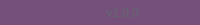
              <widget class="QFrame" name="frame_grip">
               <property name="minimumSize">
                <size>
                 <width>0</width>
                 <height>25</height>
                </size>
               </property>
               <property name="maximumSize">
                <size>
                 <width>16777215</width>
                 <height>25</height>
                </size>
               </property>
               <property name="styleSheet">
                <string notr="true">background-color: rgb(117, 80, 123);</string>
               </property>
               <property name="frameShape">
                <enum>QFrame::NoFrame</enum>
               </property>
               <property name="frameShadow">
                <enum>QFrame::Raised</enum>
               </property>
               <layout class="QHBoxLayout" name="horizontalLayout_6">
                <property name="spacing">
                 <number>0</number>
                </property>
                <property name="leftMargin">
                 <number>0</number>
                </property>
                <property name="topMargin">
                 <number>0</number>
                </property>
                <property name="rightMargin">
                 <number>2</number>
                </property>
                <property name="bottomMargin">
                 <number>0</number>
                </property>
                <item>
                 <widget class="QFrame" name="frame_label_bottom">
                  <property name="frameShape">
                   <enum>QFrame::NoFrame</enum>
                  </property>
                  <property name="frameShadow">
                   <enum>QFrame::Raised</enum>
                  </property>
                  <layout class="QHBoxLayout" name="horizontalLayout_7">
                   <property name="spacing">
                    <number>0</number>
                   </property>
                   <property name="leftMargin">
                    <number>10</number>
                   </property>
                   <property name="topMargin">
                    <number>0</number>
                   </property>
                   <property name="rightMargin">
                    <number>10</number>
                   </property>
                   <property name="bottomMargin">
                    <number>0</number>
                   </property>
                   <item>
                    <widget class="QLabel" name="label_version">
                     <property name="maximumSize">
                      <size>
                       <width>100</width>
                       <height>16777215</height>
                      </size>
                     </property>
                     <property name="font">
                      <font>
                       <family>Segoe UI</family>
                      </font>
                     </property>
                     <property name="styleSheet">
                      <string notr="true">color: rgb(98, 103, 111);</string>
                     </property>
                     <property name="text">
                      <string>v1.0.0</string>
                     </property>
                     <property name="alignment">
                      <set>Qt::AlignRight|Qt::AlignTrailing|Qt::AlignVCenter</set>
                     </property>
                    </widget>
                   </item>
                  </layout>
                 </widget>
                </item>
                <item>
                 <widget class="QFrame" name="frame_size_grip">
                  <property name="maximumSize">
                   <size>
                    <width>20</width>
                    <height>20</height>
                   </size>
                  </property>
                  <property name="styleSheet">
                   <string notr="true">QSizeGrip {
	background-image: url(:/16x16/icons/16x16/cil-size-grip.png);
	background-position: center;
	background-repeat: no-reperat;
}</string>
                  </property>
                  <property name="frameShape">
                   <enum>QFrame::NoFrame</enum>
                  </property>
                  <property name="frameShadow">
                   <enum>QFrame::Raised</enum>
                  </property>
                 </widget>
                </item>
               </layout>
              </widget>
